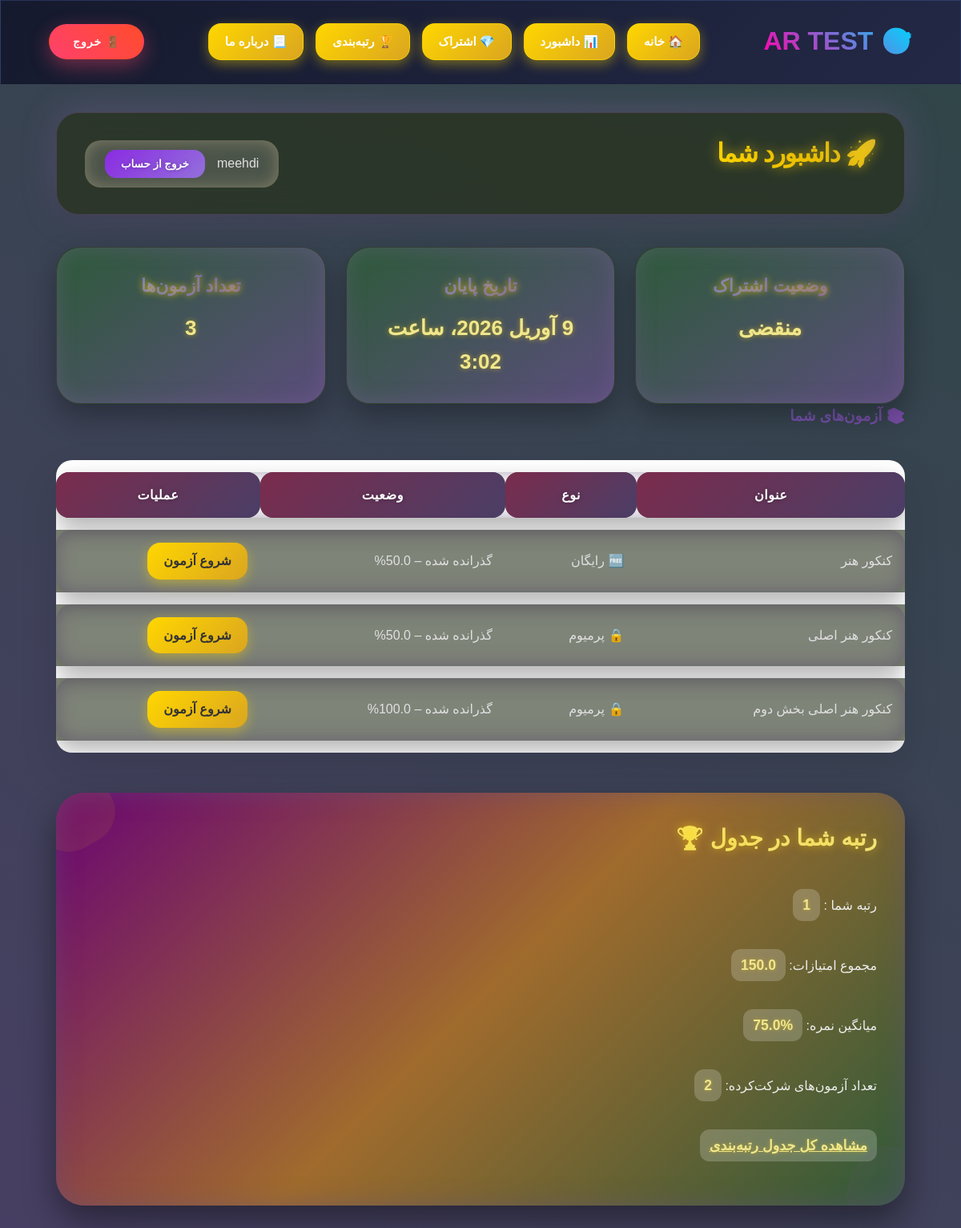
The app's page /accounts/dashboard/ (signed in), older data.
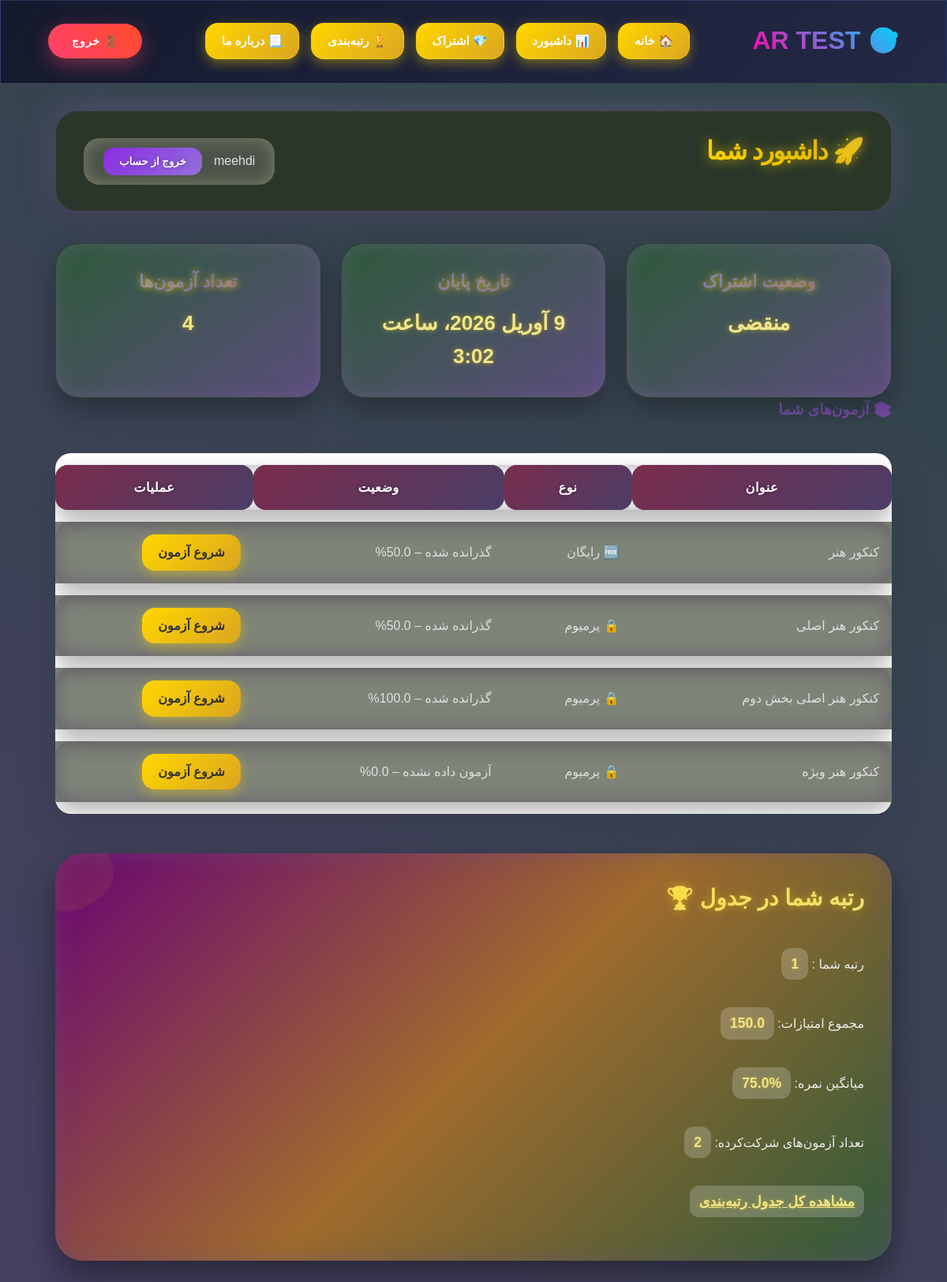
The same page, newer data.
### quizzes/models.py (models this page shows, shortened)
class Quiz(models.Model):
    title = models.CharField(max_length=200, verbose_name="عنوان آزمون")
    description = models.TextField(verbose_name="توضیحات آزمون", blank=True, null=True)
    is_premium = models.BooleanField(default=False, verbose_name="آزمون ویژه است؟")
    duration_minutes = models.PositiveIntegerField(default=30)
    is_active = models.BooleanField(default=True,verbose_name="آزمون فعال باشد؟")
    created_at = models.DateTimeField(default=timezone.now, verbose_name="تاریخ ایجاد")
    class Meta:
        verbose_name = "آزمون"  # نام مفرد فارسی
        verbose_name_plural = "آزمون‌ها" # نام جمع فارسی

### accounts/views.py (the view)
# urls.py: path('dashboard/', dashboard_view, name='dashboard'),
@login_required
def dashboard_view(request):
    subscription = getattr(request.user, 'subscription', None)
    subscription_status = "-"  # مقدار پیش‌فرض
    subscription_end = "-"    # مقدار پیش‌فرض
    if subscription:
        subscription.check_status()
        subscription_status = subscription.status if hasattr(subscription, 'status') else "-"
        if hasattr(subscription, 'end_date') and subscription.end_date:
            subscription_end = subscription.end_date
        else:
            subscription_end = "-" # اگر تاریخ پایان وجود ندارد
    user_rank_data = get_user_rank(request.user)
    quizzes = Quiz.objects.prefetch_related('questions')
    attempts = {a.quiz_id: a for a in QuizAttempt.objects.filter(user=request.user, is_completed=True)}
    quiz_results = []
    for quiz in quizzes:
        attempt = attempts.get(quiz.id)
        total = quiz.questions.count()
        correct = attempt.answers.filter(selected_choice__is_correct=True).count() if attempt else 0
        percent = round((correct / total * 100), 2) if total else 0
        quiz_results.append({
            'quiz': quiz,
            'correct_answers': correct,
            'total_questions': total,
            'percentage': percent,
            'status': f"{'گذرانده شده' if attempt else 'آزمون داده نشده'} – {percent}%"
        })
    return render(request, 'accounts/dashboard.html', {
        'subscription_status': subscription_status,
        'subscription_end': subscription_end,
        'quiz_results': quiz_results,
        'user_rank': user_rank_data,
    })

### accounts/models.py (called while the page is built)
    def check_status(self):
            now = timezone.now()
            status_changed = False
            if self.end_date and now > self.end_date:
                if self.status != 'منقضی':
                    self.is_active = False
                    self.status = 'منقضی'
                    status_changed = True
            elif self.end_date and now <= self.end_date:
                if self.status != 'فعال':
                    self.is_active = True
                    self.status = 'فعال'
                    status_changed = True
            else: # No end_date or not set yet
                if self.status != 'ندارد':
                    self.is_active = False
                    self.status = 'ندارد'
                    status_changed = True
            return status_changed

### accounts/templates/accounts/dashboard.html (shortened to what this page needs)
{% extends 'base.html' %}
{% block content %}
<div class="dashboard-container">
    <div class="dashboard-header">
        <h2>🚀 داشبورد شما</h2>
        <div class="user-box">
            {{ request.user.username }}
            <form action="{% url 'accounts:logout' %}" method="post" style="margin:0;">
                <button type="submit" class="logout-btn">خروج از حساب</button>
            </form>
        </div>
    </div>
    <div class="stats">
        <div class="stat-card">
            <h3>وضعیت اشتراک</h3>
            <p>{{ subscription_status }}</p>
        </div>
        <div class="stat-card">
            <h3>تاریخ پایان</h3>
            <p>{% if subscription_end %}{{ subscription_end }}{% else %}-{% endif %}</p>
        </div>
        <div class="stat-card">
            <h3>تعداد آزمون‌ها</h3>
            <p>{{ quiz_results|length }}</p>
        </div>
    </div>
    <h3 style="margin-bottom:20px;">📚 آزمون‌های شما</h3>
    <table>
        <tr>
            <th>عنوان</th>
            <th>نوع</th>
            <th>وضعیت</th>
            <th>عملیات</th>
        </tr>
        {% for result in quiz_results %}
<tr>
    <td>{{ result.quiz.title }}</td>
    <td>
        {% if result.quiz.is_premium %}
            🔒 پرمیوم
        {% else %}
            🆓 رایگان
        {% endif %}
    </td>
    <td>{{ result.status }}</td>
    <td>
        {% if result.quiz.is_premium and result.attempted %}
            <span class="start-quiz-btn disabled-btn">انجام شده</span>
        {% else %}
            <a href="{% url 'quiz_list' %}" class="start-quiz-btn">
                شروع آزمون
            </a>
        {% endif %}
    </td>
</tr>
{% endfor %}
    </table>
 {% if user_rank %}
<div class="ranking-summary-card">
    <div class="card-header">
        <h3> رتبه شما در جدول 🏆 </h3>
    </div>
    <div class="card-body">
        <p>
            رتبه شما :
            <span class="user-rank">{{ user_rank.rank }}</span>
        </p>
        <p>مجموع امتیازات:
            <strong class="user-rank">{{ user_rank.total_score }}</strong>
        </p>
        <p>میانگین نمره:
            <strong class="user-rank">{{ user_rank.average }}%</strong>
        </p>
        <p>تعداد آزمون‌های شرکت‌کرده:
            <strong class="user-rank">{{ user_rank.quizzes_taken }}</strong>
        </p>
        <a href="{% url 'accounts:leaderboard' %}" class="user-rank">
            مشاهده کل جدول رتبه‌بندی
        </a>
    </div>
</div>
{% endif %}
{% endblock %}

Row changes from the older to the newer data that the page shows:
added Quiz: quiz "کنکور هنر ویژه", is_premium "🔒 پرمیوم", status "آزمون داده نشده – 0.0%"
Text that changed along with them:
{{ quiz_results|length }}: "3" → "4"
